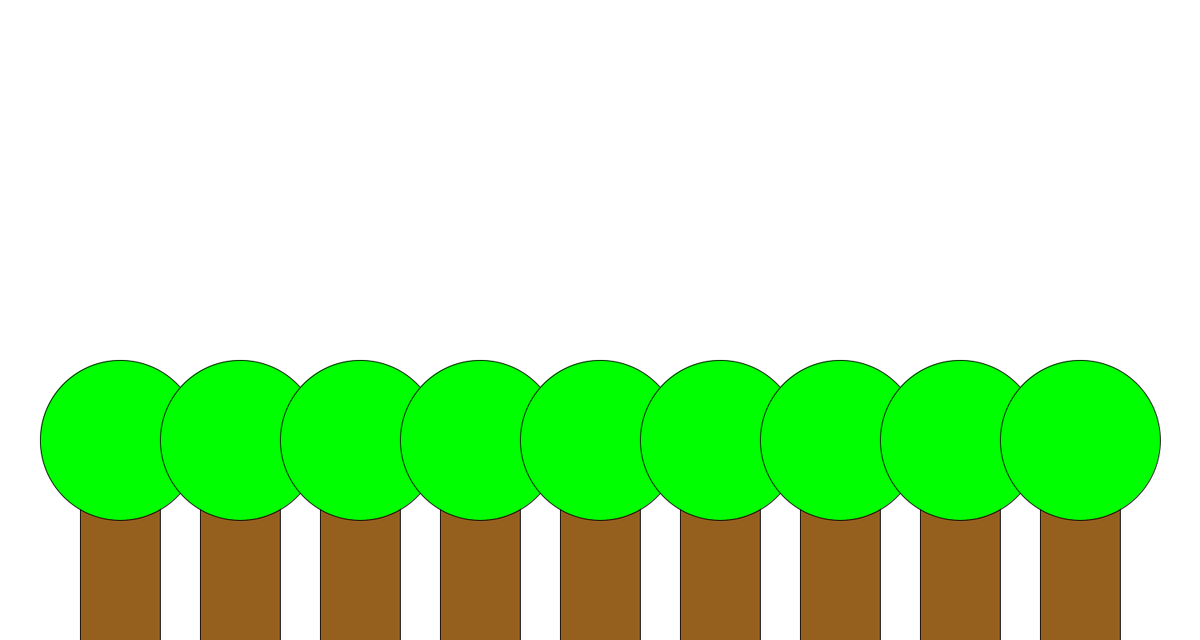
Frame 1 (no input)
Frame 60 (the mouse pressed at the canvas centre just before this capture): identical to frame 1, image omitted
Frame 120 (the mouse held since frame 60 and released just before this capture): identical to frame 1, image omitted

The Processing sketch that drew this single still picture (run headless with seeded random() and noise(); from frame 60 on, the mouse is pressed at the canvas centre):

// Processing sketch: sketch_9_10
// ── sketch_9_10.pde
void setup() {
  size(1500, 800);
  background(255, 255, 255);
  boom(100,550,100,550,150,550,200);
}

void draw() {
}

void boom(int x1,int y1,int breedte1,int breedte2,int x2,int y2,int breedte3){
      for (int i = 0; i < 9; i++){
  fill(149,95,30);
  rect(x1,y1,breedte1,breedte2);
  x1 += 150;
  
  fill(0,255,0);
  ellipse(x2,y2,breedte3,breedte3);
  x2 += 150;
  }  
  }
  
